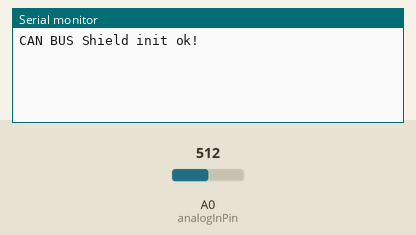
Recording of a sketch running on a simulated Arduino Uno, built with avr-gcc and run on an emulated ATmega328P. Shown: the last lines printed to the serial monitor. The test bench sets the inputs (shaded band); at power-on: A0 (analogInPin) = 512.

Above: at 1.2 s.
1.3 s: A0 (analogInPin) set to 0
At 2.5 s:
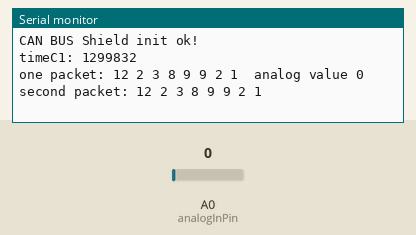
2.8 s: A0 (analogInPin) set to 1023
At 3.8 s:
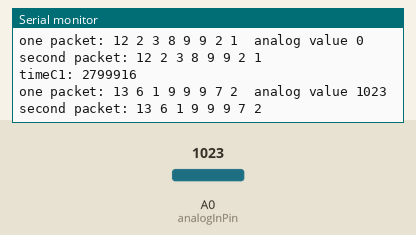

The sketch:

arduinoSender.ino
```cpp
// demo: CAN-BUS Shield, send data
#include <mcp_can.h>
#include <SPI.h>

// the cs pin of the version after v1.1 is default to D9
// v0.9b and v1.0 is default D10
const int SPI_CS_PIN = 9;
MCP_CAN CAN(SPI_CS_PIN); // Set CS pin
const int analogInPin = A0;
int sensorValue = 0;

String clock1;
String clock23;
int change = 1023;

// receive variable
char rece;

//counter buffer
byte digital[20];
int dIndex;

//counter
unsigned long timeC1;
unsigned long timeC2;
unsigned long timeC3;

//packet
unsigned char packet[8] = {14, 58, 2, 3, 4, 5, 6,9};
int pIndex;

//for loop variable
int i;

// for split variable
unsigned long tmp;

int len=0;
String id = "0x02";

void putClockIntoPacket(int sensorValue,long timeC,int id){
    tmp = timeC;

    // timeC1 is split into digital(0-9) assigned to digital
    for(i=0;tmp>0;i++){
      digital[i] = tmp%10;
      //digital = tmp%10;
      //Serial.println(digital[dIndex]);
      tmp = tmp/10;

    }

    //reverse timeC1buffer? or master receive and reverse? (master reverse)
    dIndex = 0;

    // just print timeC1 part of digital

    while(digital[dIndex]<10){
      //Serial.println(digital[dIndex]);
      dIndex++;
    }

    dIndex=0;
    pIndex=1;
    while(digital[dIndex]<10){
        packet[pIndex] = digital[dIndex];
        // change next message

        dIndex++;
        pIndex++;
        // because payload is too long, so send packet first and reassign digital to packet
        if (pIndex >7){
            CAN.sendMsgBuf(id,0,8,packet);
            Serial.print("one packet: ");
            for(i=0;i<8;i++){
                Serial.print(packet[i]);
                Serial.print(" ");
            }
            pIndex = 0;
        }
    }
    if (sensorValue>=1000){
        packet[pIndex]=13;
    }else if(sensorValue<10 and sensorValue>=0){
        packet[pIndex]=12;
    }else if(sensorValue<0){
        // represent time2 packet
        packet[pIndex]=14;
    }

    Serial.print(" analog value ");
    Serial.println(sensorValue);
    Serial.print("second packet: ");
    for(i=0;i<8;i++){
       Serial.print(packet[i]);
       Serial.print(" ");
    }

    Serial.println("");

    // send data:  id = 0x00, standrad frame, data len = 8, stmp: data buf
    CAN.sendMsgBuf(id, 0, 8, packet);
    //delay(10);// send data per 100ms

}

void setup()
{
    Serial.begin(115200);

    while (CAN_OK != CAN.begin(CAN_500KBPS))              // init can bus : baudrate = 500k
    {
        Serial.println("CAN BUS Shield init fail");
        Serial.println(" Init CAN BUS Shield again");
        delay(100);
    }
    Serial.println("CAN BUS Shield init ok!");
}


void loop(){
    int masterId = 0;
    int len = sizeof(digital);
    unsigned char reclen = 0;
    unsigned char buf[8];
    // initialize digital is 14 because
    // timeC1 will be split into digital(0-9)
    // assigned to digital and digital is not used part is 14.
    // digital 14 represents 0e in master
    // digital 13 represents 0d in master
    // digital 12 represents 0c in master
    for (i=0;i<len-1;i++){
      digital[i] = 15;

    }


    //sensorValue = (sensorValue+100) %1000;
    sensorValue = analogRead(analogInPin);
    if (sensorValue>=1000){
        packet[0]=13;
    }else{
        packet[0]=12;
    }

    if(sensorValue != change and (sensorValue == 0 or sensorValue ==1023) ){

        timeC1 = micros();
        Serial.print("timeC1: ");
        Serial.println(timeC1);
        putClockIntoPacket(sensorValue,timeC1,0x03);

        //timeC1=1046100012; //maximum length of long vaiable is 10 digital

        change = sensorValue;
    }
      // receive data from master
    if(CAN_MSGAVAIL == CAN.checkReceive()){

        timeC2 = micros();
        Serial.print("before read data : ");
        Serial.println(timeC2);
        CAN.readMsgBuf(&reclen, buf);    // read data,  len: data length, buf: data buf
        timeC2 = micros();
        Serial.print("after reading data : ");
        Serial.println(timeC2);
        //Serial.println("get message");
        unsigned int canId = CAN.getCanId();
        if (canId == masterId){

            timeC2 = micros();
            Serial.println("master id is gooooooood");
            packet[0]=14;
            putClockIntoPacket(-1,timeC2,0x04);
            Serial.print("timeC2: ");
            Serial.println(timeC2);
            Serial.println("receive str from master");
            unsigned char len = 0;
            unsigned char buf[8];
            CAN.readMsgBuf(&len, buf);
            for(int i = 0; i<len; i++){    // print the data
                Serial.print(buf[i]);
                Serial.print("\t");
            }
        }

    }
}
```

Measured:
- after the input at 1.3 s, the serial monitor: prints a new line at once (image 1)
- after the input at 2.8 s, the serial monitor: prints a new line at once (image 2)
